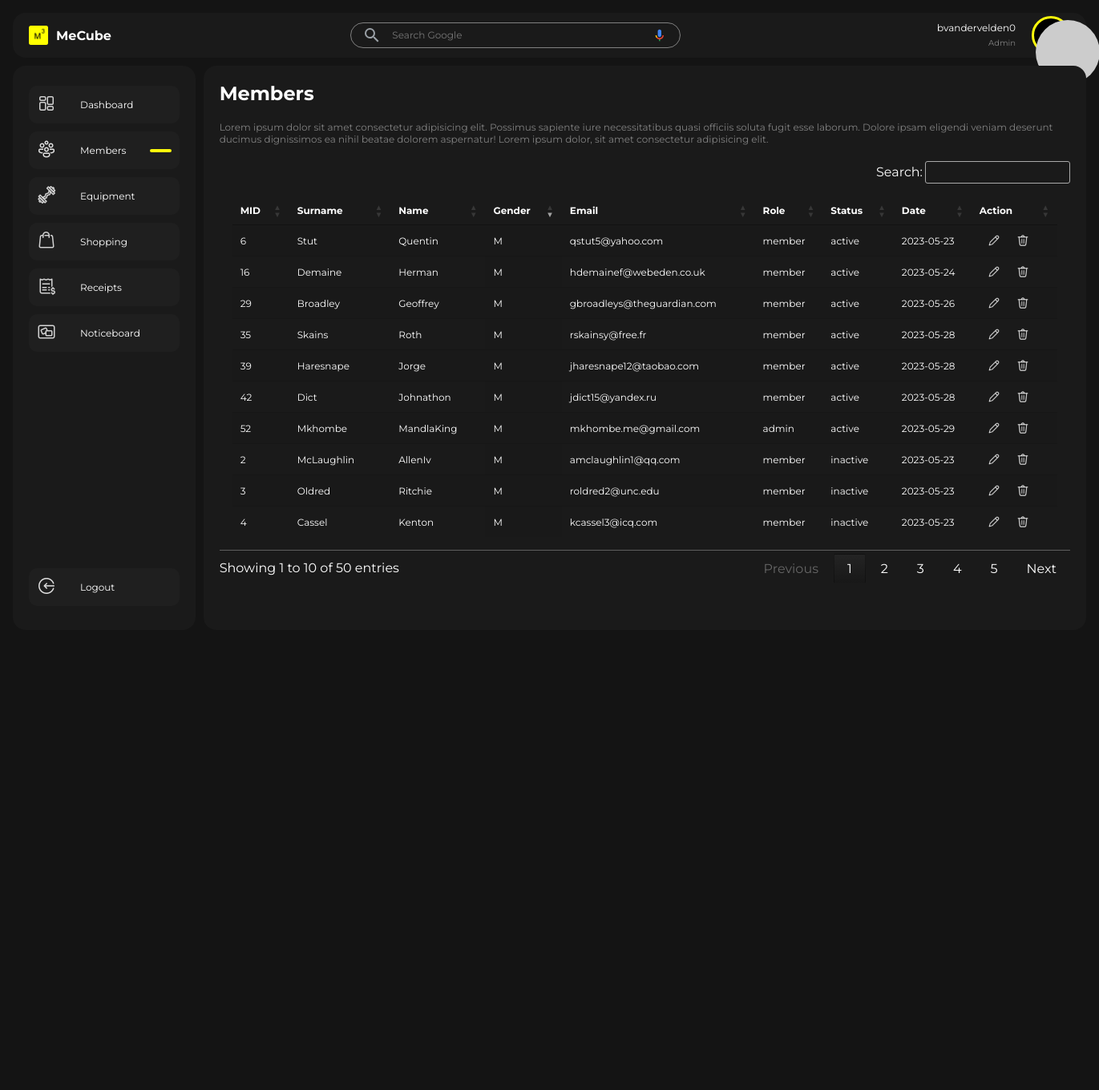
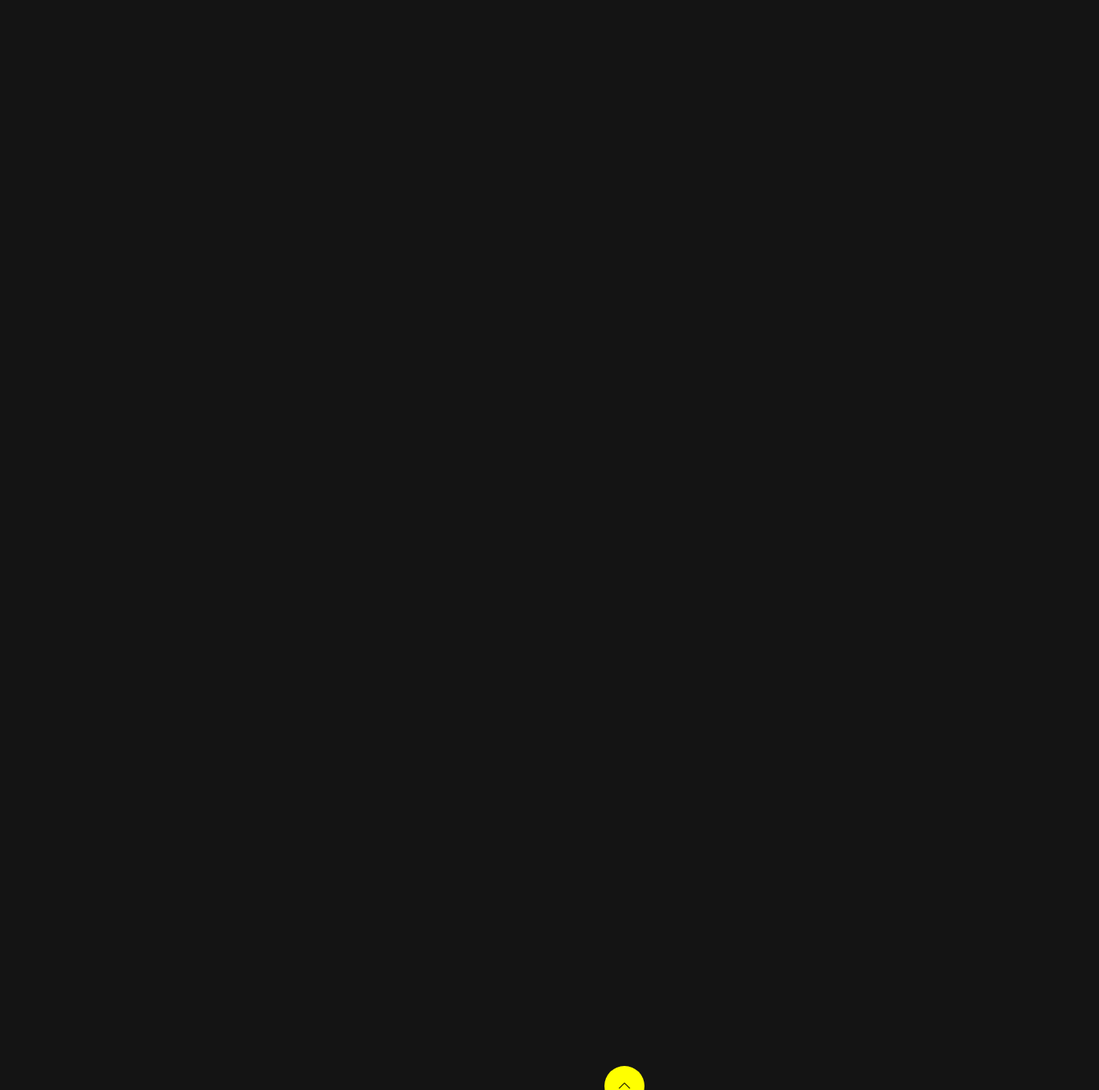
The page /member.php (signed in) on the database its author committed (2 pictures, top to bottom).
### tables this page shows
CREATE TABLE `member` (
  `id` int(11) NOT NULL,
  `firstname` varchar(255) DEFAULT NULL,
  `lastname` varchar(255) DEFAULT NULL,
  `gender` varchar(5) NOT NULL,
  `email` varchar(255) DEFAULT NULL,
  `username` varchar(255) DEFAULT NULL,
  `password` varchar(255) DEFAULT NULL,
  `rid` int(11) DEFAULT NULL,
  `sid` int(11) DEFAULT NULL,
  `regdate` date DEFAULT curdate()
);

CREATE TABLE `role` (
  `id` int(11) NOT NULL,
  `role` varchar(255) DEFAULT NULL
);

CREATE TABLE `status` (
  `id` int(11) NOT NULL,
  `status` varchar(255) DEFAULT NULL
);

### member.php (the view, shortened to what this page needs)
<?php
if (isset($_SESSION['username'])) {
    $logged_username = $_SESSION['username'];
} else {
    header("Location: login-check.php");
}
?>
<?php
    include('server/conn.php');
    $sql = "SELECT m.id, m.firstname, m.lastname, m.gender, m.email, r.role, s.status, m.regdate FROM member m INNER JOIN role r ON m.rid = r.id INNER JOIN status s ON m.sid = s.id";
    $result = mysqli_query($conn, $sql);
?>
<!DOCTYPE html>
<html lang="en">
<head>
    <link rel="stylesheet" type="text/css" href="https://cdn.datatables.net/1.13.2/css/jquery.dataTables.min.css" />
    <link rel="stylesheet" href="css/preloader.css">
    <link rel="stylesheet" href="css/search.css">
    <link rel="stylesheet" href="css/member.css">
</head>
<body>
    <main>
        <div class="top">
            <div class="logo">
                <img src="img/logo/doubleColored.png" alt="">
                <h1>MeCube</h1>
            </div>
            <div class="search">
                <div class="searchbar">
                    <div class="searchbar-wrapper">
                        <div class="searchbar-left">
                            <div class="search-icon-wrapper">
                                <span class="search-icon searchbar-icon">
                                    <svg xmlns="http://www.w3.org/2000/svg" viewBox="0 0 24 24">
                                        <path d="M15.5 14h-.79l-.28-.27A6.471 6.471 0 0 0 16 9.5 6.5 6.5 0 1 0 9.5 16c1.61 0 3.09-.59 4.23-1.57l.27.28v.79l5 4.99L20.49 19l-4.99-5zm-6 0C7.01 14 5 11.99 5 9.5S7.01 5 9.5 5 14 7.01 14 9.5 11.99 14 9.5 14z">
                                        </path>
                                    </svg>
                                </span>
                            </div>
                        </div>
                        <div class="searchbar-center">
                            <div class="searchbar-input-spacer"></div>
                            <input type="text" class="searchbar-input" maxlength="2048" name="q" autocapitalize="off" autocomplete="off" title="Search" role="combobox" placeholder="Search Google">
                        </div>
                        <div class="searchbar-right">
                        </div>
                    </div>
                </div>
            </div>
            <div class="loggeduser">
                    <div class="userdetails">
                        <p><?php echo $logged_username ?></p>
                        <span>Admin</span>
                    </div>
                    <div class="useravator">
                        <img src="https://api.dicebear.com/6.x/notionists-neutral/svg?seed=<?php echo $logged_username ?>&radius=50&backgroundColor=ffdfbf" alt="avator">
                    </div>
            </div>
        </div>
        <div class="bottom">
            <div class="sidenav">
                <div class="links">
                    <a href="dashboard.php">
                        <div class="icon"><img src="img/icons/icons8_dashboard_layout_24px.png" alt=""></div>
                        <p>Dashboard</p>
                    </a>
                    <a href="member.php" class="init">
                        <div class="icon"><img src="img/icons/icons8_conference_24px_1.png" alt=""></div>
                        <p>Members</p>
                    </a>
                    <a href="equipment.php">
                        <div class="icon"><img src="img/icons/icons8_ez_curl_bar_24px.png" alt=""></div>
                        <p>Equipment</p>
                    </a>
                    <a href="store.php">
                        <div class="icon"><img src="img/icons/icons8_shopping_bag_24px.png" alt=""></div>
                        <p>Shopping</p>
                    </a>
                    <a href="receipt.php">
                        <div class="icon"><img src="img/icons/icons8_receipt_dollar_24px.png" alt=""></div>
                        <p>Receipts</p>
                    </a>
                    <a href="noticeboard.php">
                        <div class="icon"><img src="img/icons/icons8_noticeboard_24px_1.png" alt=""></div>
                        <p>Noticeboard</p>
                    </a>
                </div>
                <div class="logout">
                    <div class="links">
                        <a href="logout.php">
                            <div class="icon"><img src="img/icons/icons8_login_rounded_24px.png" alt=""></div>
                            <p>Logout</p>
                        </a>
                    </div>
                </div>
            </div>
            <div class="content">
                <h2>Members</h2>
                <p>Lorem ipsum dolor sit amet consectetur adipisicing elit. Possimus sapiente iure necessitatibus quasi officiis soluta fugit esse laborum.
                    Dolore ipsam eligendi veniam deserunt ducimus dignissimos ea nihil beatae dolorem aspernatur! Lorem ipsum dolor, sit amet consectetur
                    adipisicing elit.</p>
                <div class="displayData">
                    <table class="member display" id="member" style="width:100%">
                        <thead>
                            <tr>
                                <th>MID</th>
                                <th>Surname</th>
                                <th>Name</th>
                                <th>Gender</th>
                                <th>Email</th>
                                <th>Role</th>
                                <th>Status</th>
                                <th>Date</th>
                                <th>Action</th>
                            </tr>
                        </thead>
                        <tbody>
                            <?php while($member = mysqli_fetch_assoc($result)){ ?>
                                <tr>
                                <td><?php echo $member['id']; ?></td>
                                <td><?php echo $member['lastname']; ?></td>
                                <td><?php echo $member['firstname']; ?></td>
                                <td><?php echo $member['gender']; ?></td>
                                <td><?php echo $member['email']; ?></td>
                                <td><?php echo $member['role']; ?></td>
                                <td><?php echo $member['status']; ?></td>
                                <td><?php echo $member['regdate']; ?></td>
                                <td>
                                    <div class="action">
                                    <a href="?edit=<?php echo $member['id']; ?>" class="edit"><img src="img/icons/icons8_edit_24px_1.png" alt=""></a>
                                <a href="?delete=<?php echo $member['id']; ?>" class="delete"><img src="img/icons/icons8_trash_24px_1.png" alt=""></a>
                                    </div>
                                </td>
                                </tr>
                                <?php } ?>
                        </tbody>
                    </table>
                </div>
        </div>
    </main>
    <div class="tray-key" id="tray-key"><img src="img/icons/icons8_collapse_arrow_24px.png" alt=""></div>
</body>
</html>

### css/search.css (style rules this page uses)
.searchbar { font-size: 12px; font-family: arial, sans-serif; color: #202124; display: -webkit-box; display: -ms-flexbox; display: flex; z-index: 3; height: auto; background: #1A1A1A; border: 1px solid gray; -webkit-box-shadow: none; box-shadow: none; border-radius: 24px; margin: 0 auto; width: auto; max-width: 30vw; }
.searchbar-wrapper { -webkit-box-flex: 1; -ms-flex: 1; flex: 1; display: -webkit-box; display: -ms-flexbox; display: flex; padding: 5px 8px 0 14px; }
.searchbar-left { font-size: 12px; font-family: arial, sans-serif; color: #202124; display: -webkit-box; display: -ms-flexbox; display: flex; -webkit-box-align: center; -ms-flex-align: center; align-items: center; padding-right: 13px; margin-top: -5px; }
.search-icon { margin-top: 3px; color: #9aa0a6; height: 12px; line-height: 16px; width: 20px; }
.searchbar-icon { display: inline-block; fill: currentColor; height: 16px; line-height: 16px; position: relative; width: 24px; }
.searchbar-center { display: -webkit-box; display: -ms-flexbox; display: flex; -webkit-box-flex: 1; -ms-flex: 1; flex: 1; -ms-flex-wrap: wrap; flex-wrap: wrap; }
.searchbar-input-spacer { color: transparent; -webkit-box-flex: 100%; -ms-flex: 100%; flex: 100%; white-space: pre; height: 24px; font-size: 12px; }
.searchbar-input { background-color: transparent; border: none; margin: 0; padding: 0; color: rgba(255, 255, 255, .87); word-wrap: break-word; outline: none; display: -webkit-box; display: -ms-flexbox; display: flex; -webkit-box-flex: 100%; -ms-flex: 100%; flex: 100%; margin-top: -27px; height: 24px; font-size: 12px; max-width: 100%; width: 100%; }
.searchbar-right { display: -webkit-box; display: -ms-flexbox; display: flex; -webkit-box-flex: 0; -ms-flex: 0 0 auto; flex: 0 0 auto; margin-top: -5px; -webkit-box-align: stretch; -ms-flex-align: stretch; align-items: stretch; -webkit-box-orient: horizontal; -webkit-box-direction: normal; -ms-flex-direction: row; flex-direction: row }
.voice-search { -webkit-box-flex: 1; -ms-flex: 1 0 auto; flex: 1 0 auto; display: -webkit-box; display: -ms-flexbox; display: flex; cursor: pointer; -webkit-box-align: center; -ms-flex-align: center; align-items: center; border: 0; background: transparent; outline: none; padding: 0 8px; width: 2.8em; }

### rows shown on the page
member: id "6", lastname "Stut", firstname "Quentin", gender "M", email "qstut5@yahoo.com", rid.role "member", sid.status "active", regdate "2023-05-23"
member: id "16", lastname "Demaine", firstname "Herman", gender "M", email "hdemainef@webeden.co.uk", rid.role "member", sid.status "active", regdate "2023-05-24"
member: id "29", lastname "Broadley", firstname "Geoffrey", gender "M", email "gbroadleys@theguardian.com", rid.role "member", sid.status "active", regdate "2023-05-26"
member: id "35", lastname "Skains", firstname "Roth", gender "M", email "rskainsy@free.fr", rid.role "member", sid.status "active", regdate "2023-05-28"
member: id "39", lastname "Haresnape", firstname "Jorge", gender "M", email "jharesnape12@taobao.com", rid.role "member", sid.status "active", regdate "2023-05-28"
member: id "42", lastname "Dict", firstname "Johnathon", gender "M", email "jdict15@yandex.ru", rid.role "member", sid.status "active", regdate "2023-05-28"
member: id "52", lastname "Mkhombe", firstname "MandlaKing", gender "M", email "mkhombe.me@gmail.com", rid.role "admin", sid.status "active", regdate "2023-05-29"
member: id "2", lastname "McLaughlin", firstname "AllenIv", gender "M", email "amclaughlin1@qq.com", rid.role "member", sid.status "inactive", regdate "2023-05-23"
member: id "3", lastname "Oldred", firstname "Ritchie", gender "M", email "roldred2@unc.edu", rid.role "member", sid.status "inactive", regdate "2023-05-23"
member: id "4", lastname "Cassel", firstname "Kenton", gender "M", email "kcassel3@icq.com", rid.role "member", sid.status "inactive", regdate "2023-05-23"

### other values the page prints
$logged_username "bvandervelden0"
